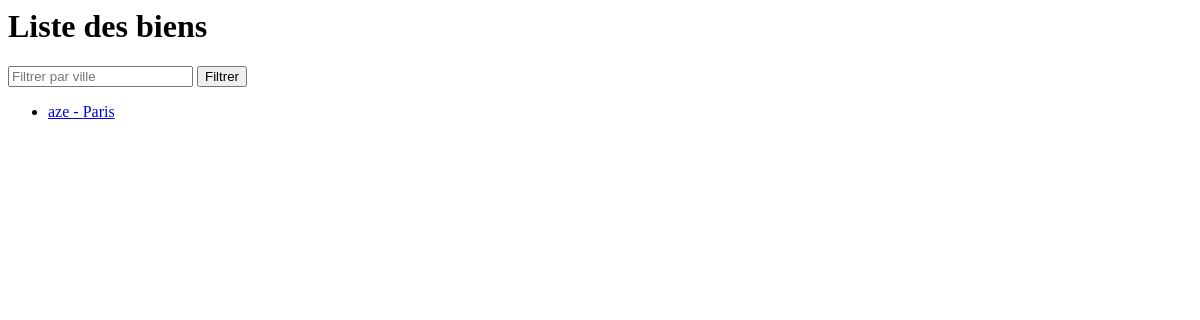
The page /biens/vue on the database as committed earlier.
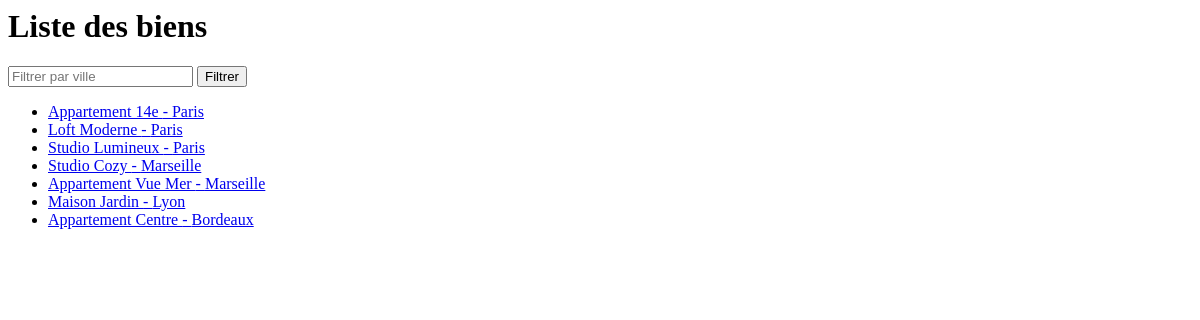
The same page on the database as committed later.
### app/modeles/bien.py (models this page shows)
class Bien(db.Model):
    __tablename__ = "bien"
    id = db.Column(db.Integer, primary_key=True)
    nom = db.Column(db.String(100))
    description = db.Column(db.String(255))
    type_bien = db.Column(db.String(50))
    ville = db.Column(db.String(50))
    id_proprietaire = db.Column(db.Integer, db.ForeignKey('utilisateur.id'))
    pieces = db.relationship("Piece", backref="bien", lazy=True)

### app/routes/bien_routes.py (the view)
@bien_bp.route("/biens/vue", methods=["GET"])
def vue_biens():
    ville = request.args.get("ville")
    if ville:
        biens = Bien.query.filter_by(ville=ville).all()
    else:
        biens = Bien.query.all()
    return render_template("liste_biens.html", biens=biens)

### app/templates/liste_biens.html
<h1>Liste des biens</h1>
<form method="GET" action="/biens/vue">
    <input type="text" name="ville" placeholder="Filtrer par ville">
    <button type="submit">Filtrer</button>
</form>
<ul>
    {% for bien in biens %}
    <li>
        <a href="/biens/{{ bien.id }}">
            {{ bien.nom }} - {{ bien.ville }}
        </a>
    </li>
    {% endfor %}
</ul>

Rows that differ between the two databases and show on the page:
changed Bien: nom "aze" → "Appartement 14e"
added Bien: nom "Loft Moderne", ville "Paris"
added Bien: nom "Studio Lumineux", ville "Paris"
added Bien: nom "Studio Cozy", ville "Marseille"
added Bien: nom "Appartement Vue Mer", ville "Marseille"
added Bien: nom "Maison Jardin", ville "Lyon"
added Bien: nom "Appartement Centre", ville "Bordeaux"
